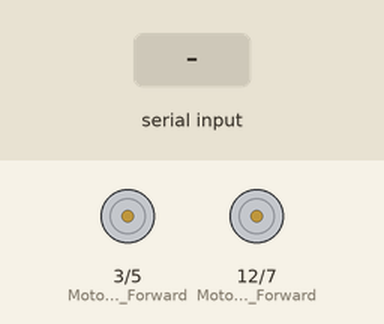
Recording of a sketch running on a simulated Arduino Uno, built with avr-gcc and run on an emulated ATmega328P. Shown: motor-driver pin pairs drawn as motors (green arrow = first pin HIGH = forward, orange = second pin HIGH = backward, longer = more drive, scaled by the enable pin). The inputs (shaded band) are chosen by the test bench. What the sketch prints to the serial monitor is not drawn.

Above: at 1.2 s.
1.3 s: "4" received over Serial
At 3.4 s:
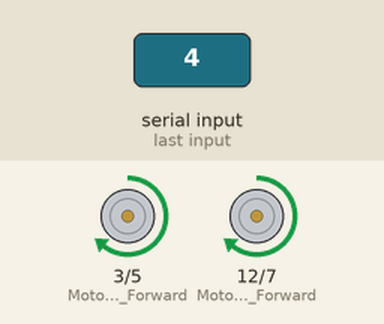
3.7 s: "5" received over Serial
At 4.6 s:
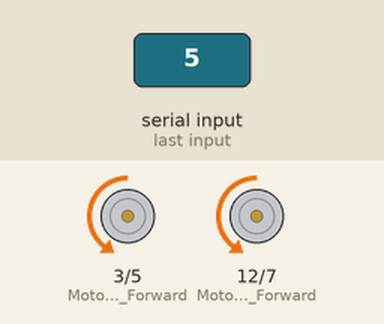
5.6 s: "7" received over Serial
At 5.9 s:
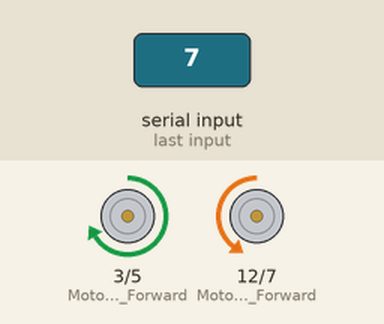
7.1 s: "6" received over Serial
At 8.2 s:
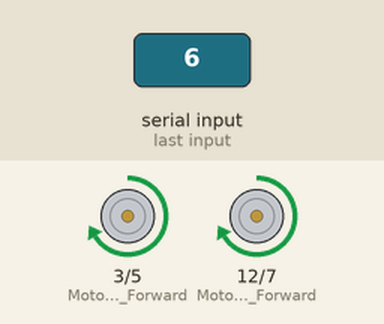
Timing chart, 0 to 9.6 s (numbered marks = the images above; inputs shaded):
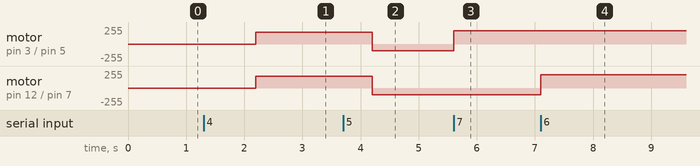

Measured:
- after the input at 1.3 s, motor on pin 3 (Motor_A_Forward) / pin 5 (Motor_A_Reverse), motor on pin 12 (Motor_B_Forward) / pin 7 (Motor_B_Reverse): stopped → forward 179/255 after 0.90 s
- after the input at 3.7 s, motor on pin 3 (Motor_A_Forward) / pin 5 (Motor_A_Reverse), motor on pin 12 (Motor_B_Forward) / pin 7 (Motor_B_Reverse): forward 179/255 → backward 99/255 after 0.50 s
- after the input at 5.6 s, motor on pin 3 (Motor_A_Forward) / pin 5 (Motor_A_Reverse): backward 99/255 → forward 200/255 at once
- after the input at 7.1 s, motor on pin 12 (Motor_B_Forward) / pin 7 (Motor_B_Reverse): backward 99/255 → forward 200/255 at once

The sketch:

Bluetooth_Arduino_Motor_Code.ino
```cpp
int Motor_A_Enable = 9;
int Motor_A_Reverse = 5;
int Motor_A_Forward = 3;

int Motor_B_Enable = 10;
int Motor_B_Reverse = 7;
int Motor_B_Forward = 12;

void setup() {
  // put your setup code here, to run once:
  Serial.begin(9600);

  pinMode(Motor_A_Enable, OUTPUT);
  pinMode(Motor_A_Forward, OUTPUT);
  pinMode(Motor_A_Reverse, OUTPUT);

  pinMode(Motor_B_Enable, OUTPUT);
  pinMode(Motor_B_Forward, OUTPUT);
  pinMode(Motor_B_Reverse, OUTPUT);
}

void loop() {

  if(Serial.available() > 0)
  {
    char data;
    data = Serial.read();
    Serial.write(Serial.read());

    switch (data)
    {
      case '4': //FORWARD

        //delay(1000);

        digitalWrite(Motor_A_Reverse, LOW);
          digitalWrite(Motor_B_Reverse, LOW);

        digitalWrite(Motor_A_Forward, HIGH);
        digitalWrite(Motor_B_Forward, HIGH);


        for(int a = 0; a < 180; a++)
        {
          analogWrite(Motor_B_Enable, a);
          analogWrite(Motor_A_Enable, a);
          delay(5);
        }


        break;
      case '5': //REVERSE

        //delay(1000);

        digitalWrite(Motor_A_Forward, LOW);
        digitalWrite(Motor_B_Forward, LOW);


        digitalWrite(Motor_A_Reverse, HIGH);
        digitalWrite(Motor_B_Reverse, HIGH);

        for(int a = 0; a < 100; a++)
        {
          analogWrite(Motor_B_Enable, a);
          analogWrite(Motor_A_Enable, a);
          delay(5);
        }


        break;
      case '7': //FORWARD LEFT

       /*
        for(int a = 0; a < 255; a++)
        {
          analogWrite(Motor_A_Enable, a);
          analogWrite(Motor_B_Enable, a);
          delay(5);
        }
        */

        analogWrite(Motor_A_Enable, 200);
          //analogWrite(Motor_B_Enable, 155);

          digitalWrite(Motor_A_Forward, HIGH);
        //  digitalWrite(Motor_B_Reverse, HIGH);
          digitalWrite(Motor_A_Reverse, LOW);
        //  digitalWrite(Motor_B_Forward, LOW);

        break;
      case '6': //FORWARD RIGHT

        /*
        for(int a = 0; a < 255; a++)
        {
          analogWrite(Motor_A_Enable, a);
          analogWrite(Motor_B_Enable, a);
          delay(5);
        } */
       // analogWrite(Motor_A_Enable, 250);
          analogWrite(Motor_B_Enable, 200);


       //  digitalWrite(Motor_A_Reverse, HIGH);
          digitalWrite(Motor_B_Forward, HIGH);
       //  digitalWrite(Motor_A_Forward, LOW);
          digitalWrite(Motor_B_Reverse, LOW);

        break;
      default: //If bluetooth module receives any value not listed above, both motors turn off
        analogWrite(Motor_A_Enable, 0);
        analogWrite(Motor_B_Enable, 0);
    }
  }
}
```
